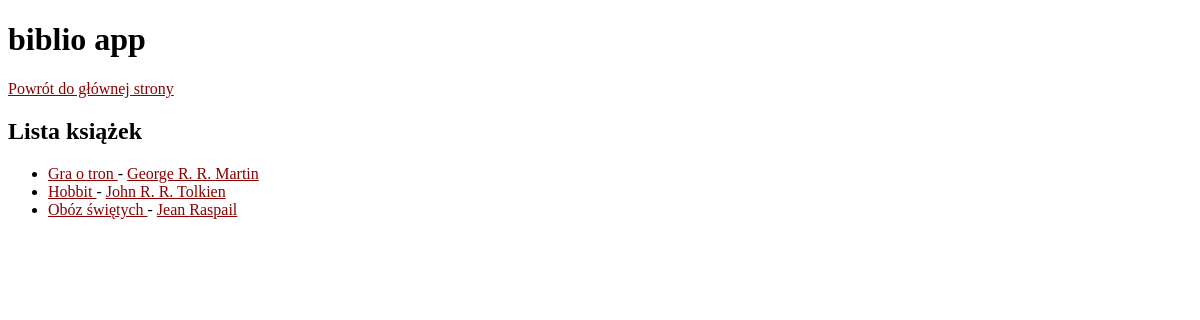
Before: /shelf/books/ with the older database file.
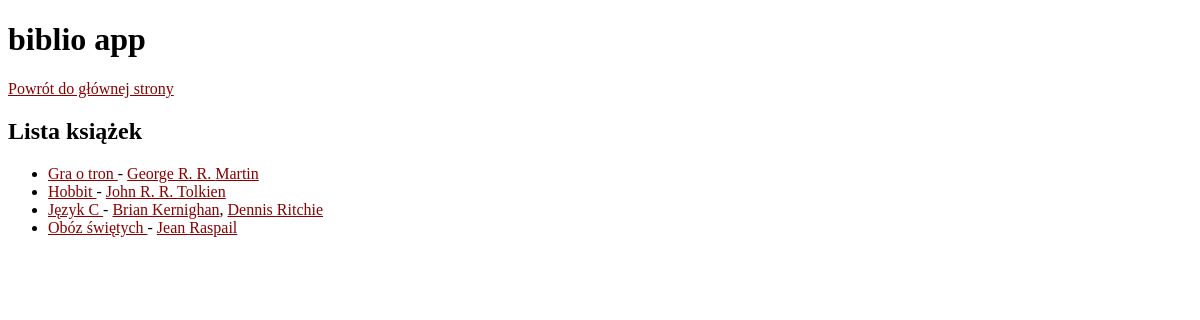
After: the same page with the newer database file.
### shelf/models.py (models this page shows, shortened)
class Book(models.Model):
    title = models.CharField(max_length=100)
    authors = models.ManyToManyField(Author)
    categories = models.ManyToManyField(BookCategory)
    class Meta:
        ordering = ('title',)

class Author(models.Model):
    first_name = models.CharField(_('first_name'), max_length=20)
    last_name = models.CharField(_('last_name'), max_length=50)
    class Meta:
        ordering = ('last_name', 'first_name')
        verbose_name = _('author')
        verbose_name_plural = _('authors')

### shelf/views.py (the view)
class BookListView(ListView):
    model = Book

### shelf/templates/shelf/book_list.html
{% extends "base.html" %}
{% block content %}
    {{ block.super }}
    <h2>Lista książek</h2>
    <ul>
        {% for book in object_list %}
            <li>
                <a href="{% url 'shelf:book-detail' book.id %}">
                    {{ book.title }}
                </a> -
                {% for author in book.authors.all %}
                    <a href="{% url 'shelf:author-detail' author.id %}">
                        {{ author.first_name }}
                        {{ author.last_name }}</a
                    >{% if not forloop.last %},
                {% endif %}
                {% endfor %}
            </li>
        {% endfor %}
    </ul>
{% endblock %}

Changed rows visible on the page:
added Book: title "Język C"
added Author: first_name "Brian", last_name "Kernighan", shown under "Język C"
added Author: first_name "Dennis", last_name "Ritchie", shown under "Język C"
